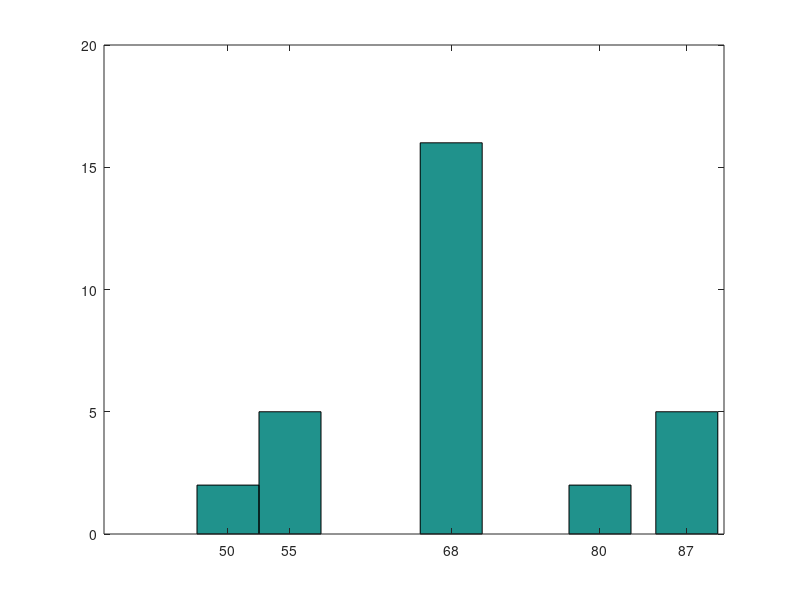

The MATLAB script that drew this image:
y=[58 73 73 53 50 48 56 73 73 66 69 63 74 82 84 91 93 89 91 80 59 69 56 64 63 66 64 74 63 69];
hist(y);

% specify the number of bins
hist(y, 5);

% specify the number of bins by specifying the center point of each bin
x=[45:10:95];
hist(y,x);

z=[50 55 68 80 87];
hist(y,z);